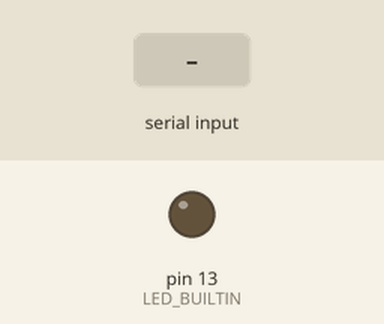
A sketch run on a simulated Arduino Uno, built with avr-gcc and run on an emulated ATmega328P. On the bench: output pins drawn as LEDs (lit = HIGH). The inputs (shaded band) are chosen by the test bench.

Above: at 1.2 s.
1.3 s: byte 30 received over Serial
At 2.0 s:
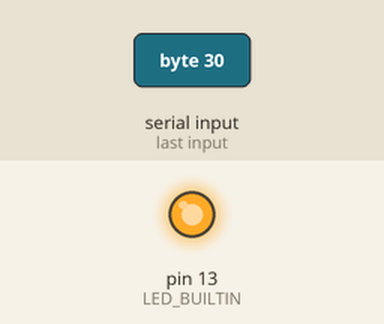
Timing chart, 0 to 4.3 s (numbered marks = the images above; inputs shaded):
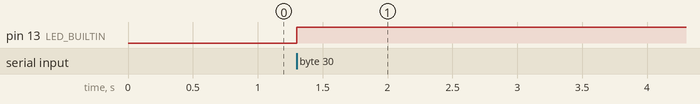

The sketch:

serial_test.ino
```cpp
int readByte = 0;

void setup() {
  Serial.begin(9600);
  pinMode(LED_BUILTIN, OUTPUT);
}

void loop() {
  if (Serial.available() > 0) {
    readByte = Serial.read();
    if (readByte % 2 == 0) digitalWrite(LED_BUILTIN, HIGH);
    else digitalWrite(LED_BUILTIN, LOW);
  }
}
```

Measured:
- after the input at 1.3 s, pin 13 (LED_BUILTIN): LOW → HIGH at once
